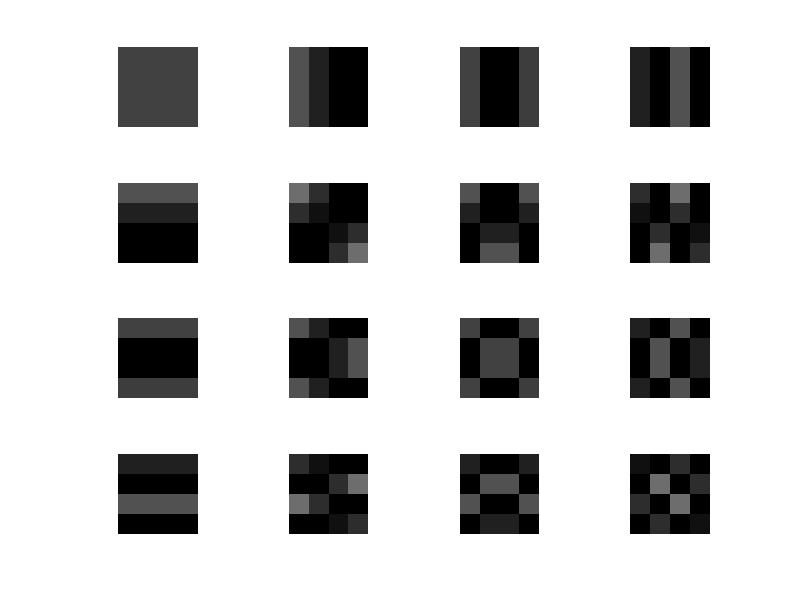

Recreate this plot in MATLAB.
clc;

Size = 4;

f=[1 0 1 0;
    2 0 2 0;
    0 1 0 1;
    -1 0 -1 0];

%offset by 128 (Subtract each item by 128)
f_Offset_by_128 = zeros(Size, Size);
for i = 1:Size
    for j = 1:Size
        f_Offset_by_128(i,j) = f(i,j) - 128;
    end
end

DCT_4by4 = dctmtx(Size);

M = zeros(Size,Size);  % Preallocate matrix
for i = 1:Size
    for j = 1:Size
        M = DCT_4by4(i,:)' * DCT_4by4(j,:);
        M
        subplot(Size,Size,((i-1)*Size) + j);
        imshow(M);
        
    end
end

%Get DCT coefficients
Coef = DCT_4by4'*f_Offset_by_128*DCT_4by4

%Multiple the coef with the basis matrices and sum the results
M_SUM = zeros(Size,Size);
for i = 1:Size
    for j = 1:Size
        M = DCT_4by4(:,i)* DCT_4by4(:,j)';
        M1 = Coef(i,j)*M;
        M_SUM = M_SUM+M1;
    end
end
%Output the 2 matrices to the console
M_SUM
f_Offset_by_128



